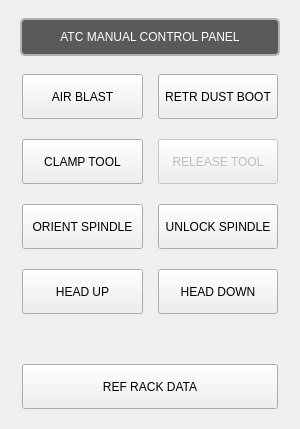
<?xml version="1.0" encoding="UTF-8"?>
<ui version="4.0">
 <class>USER_ATC_BUTTONS</class>
 <widget class="QWidget" name="USER_ATC_BUTTONS">
  <property name="geometry">
   <rect>
    <x>0</x>
    <y>0</y>
    <width>300</width>
    <height>429</height>
   </rect>
  </property>
  <property name="sizePolicy">
   <sizepolicy hsizetype="Preferred" vsizetype="Preferred">
    <horstretch>0</horstretch>
    <verstretch>0</verstretch>
   </sizepolicy>
  </property>
  <property name="windowTitle">
   <string>User Atc Buttons</string>
  </property>
  <property name="layoutDirection">
   <enum>Qt::LeftToRight</enum>
  </property>
  <layout class="QVBoxLayout" name="verticalLayout">
   <property name="spacing">
    <number>0</number>
   </property>
   <property name="leftMargin">
    <number>0</number>
   </property>
   <property name="topMargin">
    <number>0</number>
   </property>
   <property name="rightMargin">
    <number>0</number>
   </property>
   <property name="bottomMargin">
    <number>0</number>
   </property>
   <item>
    <widget class="QFrame" name="frame_64">
     <property name="sizePolicy">
      <sizepolicy hsizetype="Preferred" vsizetype="Preferred">
       <horstretch>0</horstretch>
       <verstretch>0</verstretch>
      </sizepolicy>
     </property>
     <property name="maximumSize">
      <size>
       <width>300</width>
       <height>16777215</height>
      </size>
     </property>
     <property name="styleSheet">
      <string notr="true"/>
     </property>
     <layout class="QVBoxLayout" name="verticalLayout_66">
      <property name="spacing">
       <number>16</number>
      </property>
      <property name="leftMargin">
       <number>20</number>
      </property>
      <property name="topMargin">
       <number>18</number>
      </property>
      <property name="rightMargin">
       <number>20</number>
      </property>
      <property name="bottomMargin">
       <number>18</number>
      </property>
      <item>
       <widget class="QLabel" name="work_column_header_8">
        <property name="enabled">
         <bool>true</bool>
        </property>
        <property name="sizePolicy">
         <sizepolicy hsizetype="Preferred" vsizetype="Fixed">
          <horstretch>0</horstretch>
          <verstretch>0</verstretch>
         </sizepolicy>
        </property>
        <property name="minimumSize">
         <size>
          <width>0</width>
          <height>38</height>
         </size>
        </property>
        <property name="maximumSize">
         <size>
          <width>16777215</width>
          <height>38</height>
         </size>
        </property>
        <property name="styleSheet">
         <string notr="true">QLabel{
    border-style: solid;
    border-color: rgb(176, 179, 172);
    border-width: 2px;
    border-radius: 5px;
    color: white;
    background: rgb(90, 90, 90);
	font: 16pt &quot;Probe Basic Bebas Mono&quot;;
}</string>
        </property>
        <property name="frameShape">
         <enum>QFrame::NoFrame</enum>
        </property>
        <property name="text">
         <string>ATC MANUAL CONTROL PANEL</string>
        </property>
        <property name="alignment">
         <set>Qt::AlignCenter</set>
        </property>
        <property name="wordWrap">
         <bool>true</bool>
        </property>
        <property name="indent">
         <number>0</number>
        </property>
       </widget>
      </item>
      <item>
       <layout class="QHBoxLayout" name="horizontalLayout_119" stretch="0,0">
        <property name="spacing">
         <number>15</number>
        </property>
        <property name="leftMargin">
         <number>2</number>
        </property>
        <property name="topMargin">
         <number>2</number>
        </property>
        <property name="rightMargin">
         <number>2</number>
        </property>
        <property name="bottomMargin">
         <number>2</number>
        </property>
        <item>
         <widget class="MDIButton" name="reference_carousel_3">
          <property name="sizePolicy">
           <sizepolicy hsizetype="Preferred" vsizetype="Fixed">
            <horstretch>1</horstretch>
            <verstretch>0</verstretch>
           </sizepolicy>
          </property>
          <property name="minimumSize">
           <size>
            <width>120</width>
            <height>45</height>
           </size>
          </property>
          <property name="maximumSize">
           <size>
            <width>16777215</width>
            <height>45</height>
           </size>
          </property>
          <property name="focusPolicy">
           <enum>Qt::NoFocus</enum>
          </property>
          <property name="toolTip">
           <string>M13 User Defined Macro Call from Subroutine Folder</string>
          </property>
          <property name="styleSheet">
           <string notr="true">MDIButton {
    font: 15pt &quot;Probe Basic Bebas Mono&quot;;
}</string>
          </property>
          <property name="text">
           <string>AIR BLAST</string>
          </property>
          <property name="iconSize">
           <size>
            <width>20</width>
            <height>20</height>
           </size>
          </property>
          <property name="MDICommand" stdset="0">
           <string>M13</string>
          </property>
         </widget>
        </item>
        <item>
         <widget class="MDIButton" name="reference_carousel_4">
          <property name="sizePolicy">
           <sizepolicy hsizetype="Preferred" vsizetype="Fixed">
            <horstretch>1</horstretch>
            <verstretch>0</verstretch>
           </sizepolicy>
          </property>
          <property name="minimumSize">
           <size>
            <width>120</width>
            <height>45</height>
           </size>
          </property>
          <property name="maximumSize">
           <size>
            <width>16777215</width>
            <height>45</height>
           </size>
          </property>
          <property name="focusPolicy">
           <enum>Qt::NoFocus</enum>
          </property>
          <property name="toolTip">
           <string>M13 User Defined Macro Call from Subroutine Folder</string>
          </property>
          <property name="styleSheet">
           <string notr="true">MDIButton {
    font: 15pt &quot;Probe Basic Bebas Mono&quot;;
}</string>
          </property>
          <property name="text">
           <string>RETR DUST BOOT</string>
          </property>
          <property name="iconSize">
           <size>
            <width>20</width>
            <height>20</height>
           </size>
          </property>
          <property name="MDICommand" stdset="0">
           <string>M13</string>
          </property>
         </widget>
        </item>
       </layout>
      </item>
      <item>
       <layout class="QHBoxLayout" name="horizontalLayout_117" stretch="0,0">
        <property name="spacing">
         <number>15</number>
        </property>
        <property name="leftMargin">
         <number>2</number>
        </property>
        <property name="topMargin">
         <number>2</number>
        </property>
        <property name="rightMargin">
         <number>2</number>
        </property>
        <property name="bottomMargin">
         <number>2</number>
        </property>
        <item>
         <widget class="SubCallButton" name="clamp_tool_button">
          <property name="sizePolicy">
           <sizepolicy hsizetype="Preferred" vsizetype="Fixed">
            <horstretch>1</horstretch>
            <verstretch>0</verstretch>
           </sizepolicy>
          </property>
          <property name="minimumSize">
           <size>
            <width>120</width>
            <height>45</height>
           </size>
          </property>
          <property name="maximumSize">
           <size>
            <width>16777215</width>
            <height>45</height>
           </size>
          </property>
          <property name="styleSheet">
           <string notr="true">SubCallButton {
    color: white;
    border-color: black;
    border-style: solid;
    border-radius: 5px;
    border-width: 2px;
    background: qlineargradient(spread:pad, x1:0, y1:1, x2:0, y2:0, stop:0 rgba(213, 218, 216, 255), stop:0.169312 rgba(82, 82, 83, 255), stop:0.328042 rgba(72, 70, 73, 255), stop:0.492063 rgba(78, 77, 79, 255), stop:0.703704 rgba(72, 70, 73, 255), stop:0.86 rgba(82, 82, 83, 255), stop:1 rgba(213, 218, 216, 255));
    font-family: &quot;Probe Basic Bebas Mono&quot;;
    font-size: 15pt;
}

SubCallButton:disabled {
    border-color: gray;
}

SubCallButton:hover {
    background:  qlineargradient(x1: 0, y1: 0, x2: 0, y2: 1, stop: 0 #A19E9E, stop: 1.0 #5C5959);
}

SubCallButton:pressed {
    background:  qlineargradient(spread:pad, x1:0, y1:0, x2:0, y2:1, stop:0 rgba(85, 85, 238, 255), stop:0.544974 rgba(90, 91, 239, 255), stop:1 rgba(126, 135, 243, 255));
}
</string>
          </property>
          <property name="text">
           <string>CLAMP TOOL</string>
          </property>
          <property name="filename" stdset="0">
           <string>clamptool.ngc</string>
          </property>
         </widget>
        </item>
        <item>
         <widget class="SubCallButton" name="release_tool_button">
          <property name="enabled">
           <bool>false</bool>
          </property>
          <property name="sizePolicy">
           <sizepolicy hsizetype="Preferred" vsizetype="Fixed">
            <horstretch>1</horstretch>
            <verstretch>0</verstretch>
           </sizepolicy>
          </property>
          <property name="minimumSize">
           <size>
            <width>120</width>
            <height>45</height>
           </size>
          </property>
          <property name="maximumSize">
           <size>
            <width>16777215</width>
            <height>45</height>
           </size>
          </property>
          <property name="styleSheet">
           <string notr="true">SubCallButton {
    color: white;
    border-color: black;
    border-style: solid;
    border-radius: 5px;
    border-width: 2px;
    background: qlineargradient(spread:pad, x1:0, y1:1, x2:0, y2:0, stop:0 rgba(213, 218, 216, 255), stop:0.169312 rgba(82, 82, 83, 255), stop:0.328042 rgba(72, 70, 73, 255), stop:0.492063 rgba(78, 77, 79, 255), stop:0.703704 rgba(72, 70, 73, 255), stop:0.86 rgba(82, 82, 83, 255), stop:1 rgba(213, 218, 216, 255));
    font-family: &quot;Probe Basic Bebas Mono&quot;;
    font-size: 15pt;
}

SubCallButton:disabled {
    border-color: gray;
}

SubCallButton:hover {
    background:  qlineargradient(x1: 0, y1: 0, x2: 0, y2: 1, stop: 0 #A19E9E, stop: 1.0 #5C5959);
}

SubCallButton:pressed {
    background:  qlineargradient(spread:pad, x1:0, y1:0, x2:0, y2:1, stop:0 rgba(85, 85, 238, 255), stop:0.544974 rgba(90, 91, 239, 255), stop:1 rgba(126, 135, 243, 255));
}
</string>
          </property>
          <property name="text">
           <string>RELEASE TOOL</string>
          </property>
          <property name="rules" stdset="0">
           <string>[{&quot;name&quot;: &quot;spindle safety&quot;, &quot;property&quot;: &quot;Enable&quot;, &quot;expression&quot;: &quot;not ch[0]&quot;, &quot;channels&quot;: [{&quot;url&quot;: &quot;status:spindle.0.enabled&quot;, &quot;trigger&quot;: true}]}]</string>
          </property>
          <property name="filename" stdset="0">
           <string>unclamptool.ngc</string>
          </property>
         </widget>
        </item>
       </layout>
      </item>
      <item>
       <layout class="QHBoxLayout" name="horizontalLayout_152" stretch="0,0">
        <property name="spacing">
         <number>15</number>
        </property>
        <property name="leftMargin">
         <number>2</number>
        </property>
        <property name="topMargin">
         <number>2</number>
        </property>
        <property name="rightMargin">
         <number>2</number>
        </property>
        <property name="bottomMargin">
         <number>2</number>
        </property>
        <item>
         <widget class="SubCallButton" name="spindle_orientation">
          <property name="sizePolicy">
           <sizepolicy hsizetype="Preferred" vsizetype="Fixed">
            <horstretch>1</horstretch>
            <verstretch>0</verstretch>
           </sizepolicy>
          </property>
          <property name="minimumSize">
           <size>
            <width>120</width>
            <height>45</height>
           </size>
          </property>
          <property name="maximumSize">
           <size>
            <width>16777215</width>
            <height>45</height>
           </size>
          </property>
          <property name="styleSheet">
           <string notr="true">SubCallButton {
    color: white;
    border-color: black;
    border-style: solid;
    border-radius: 5px;
    border-width: 2px;
    background: qlineargradient(spread:pad, x1:0, y1:1, x2:0, y2:0, stop:0 rgba(213, 218, 216, 255), stop:0.169312 rgba(82, 82, 83, 255), stop:0.328042 rgba(72, 70, 73, 255), stop:0.492063 rgba(78, 77, 79, 255), stop:0.703704 rgba(72, 70, 73, 255), stop:0.86 rgba(82, 82, 83, 255), stop:1 rgba(213, 218, 216, 255));
    font-family: &quot;Probe Basic Bebas Mono&quot;;
    font-size: 15pt;
}

SubCallButton:disabled {
    border-color: gray;
}

SubCallButton:hover {
    background:  qlineargradient(x1: 0, y1: 0, x2: 0, y2: 1, stop: 0 #A19E9E, stop: 1.0 #5C5959);
}

SubCallButton:pressed {
    background:  qlineargradient(spread:pad, x1:0, y1:0, x2:0, y2:1, stop:0 rgba(85, 85, 238, 255), stop:0.544974 rgba(90, 91, 239, 255), stop:1 rgba(126, 135, 243, 255));
}
</string>
          </property>
          <property name="text">
           <string>ORIENT SPINDLE</string>
          </property>
          <property name="checkable">
           <bool>true</bool>
          </property>
          <property name="filename" stdset="0">
           <string>orientspindle.ngc</string>
          </property>
         </widget>
        </item>
        <item>
         <widget class="MDIButton" name="unlock_spindle">
          <property name="sizePolicy">
           <sizepolicy hsizetype="Preferred" vsizetype="Fixed">
            <horstretch>1</horstretch>
            <verstretch>0</verstretch>
           </sizepolicy>
          </property>
          <property name="minimumSize">
           <size>
            <width>120</width>
            <height>45</height>
           </size>
          </property>
          <property name="maximumSize">
           <size>
            <width>16777215</width>
            <height>45</height>
           </size>
          </property>
          <property name="focusPolicy">
           <enum>Qt::NoFocus</enum>
          </property>
          <property name="toolTip">
           <string>M112 User Defined Macro Call from Subroutine Folder</string>
          </property>
          <property name="layoutDirection">
           <enum>Qt::RightToLeft</enum>
          </property>
          <property name="styleSheet">
           <string notr="true">MDIButton {
    font: 15pt &quot;Probe Basic Bebas Mono&quot;;
}</string>
          </property>
          <property name="text">
           <string>UNLOCK SPINDLE</string>
          </property>
          <property name="iconSize">
           <size>
            <width>20</width>
            <height>20</height>
           </size>
          </property>
          <property name="MDICommand" stdset="0">
           <string>M5</string>
          </property>
         </widget>
        </item>
       </layout>
      </item>
      <item>
       <layout class="QHBoxLayout" name="horizontalLayout_174" stretch="0,0">
        <property name="spacing">
         <number>15</number>
        </property>
        <property name="leftMargin">
         <number>2</number>
        </property>
        <property name="topMargin">
         <number>2</number>
        </property>
        <property name="rightMargin">
         <number>2</number>
        </property>
        <property name="bottomMargin">
         <number>2</number>
        </property>
        <item>
         <widget class="SubCallButton" name="move_head_above_carousel_button">
          <property name="sizePolicy">
           <sizepolicy hsizetype="Preferred" vsizetype="Fixed">
            <horstretch>1</horstretch>
            <verstretch>0</verstretch>
           </sizepolicy>
          </property>
          <property name="minimumSize">
           <size>
            <width>120</width>
            <height>45</height>
           </size>
          </property>
          <property name="maximumSize">
           <size>
            <width>16777215</width>
            <height>45</height>
           </size>
          </property>
          <property name="styleSheet">
           <string notr="true">SubCallButton {
    color: white;
    border-color: black;
    border-style: solid;
    border-radius: 5px;
    border-width: 2px;
    background: qlineargradient(spread:pad, x1:0, y1:1, x2:0, y2:0, stop:0 rgba(213, 218, 216, 255), stop:0.169312 rgba(82, 82, 83, 255), stop:0.328042 rgba(72, 70, 73, 255), stop:0.492063 rgba(78, 77, 79, 255), stop:0.703704 rgba(72, 70, 73, 255), stop:0.86 rgba(82, 82, 83, 255), stop:1 rgba(213, 218, 216, 255));
    font-family: &quot;Probe Basic Bebas Mono&quot;;
    font-size: 15pt;
}

SubCallButton:disabled {
    border-color: gray;
}

SubCallButton:hover {
    background:  qlineargradient(x1: 0, y1: 0, x2: 0, y2: 1, stop: 0 #A19E9E, stop: 1.0 #5C5959);
}

SubCallButton:pressed {
    background:  qlineargradient(spread:pad, x1:0, y1:0, x2:0, y2:1, stop:0 rgba(85, 85, 238, 255), stop:0.544974 rgba(90, 91, 239, 255), stop:1 rgba(126, 135, 243, 255));
}
</string>
          </property>
          <property name="text">
           <string>HEAD UP</string>
          </property>
          <property name="filename" stdset="0">
           <string>move_head_above_carousel.ngc</string>
          </property>
         </widget>
        </item>
        <item>
         <widget class="SubCallButton" name="move_tool_to_carousel_height_button">
          <property name="sizePolicy">
           <sizepolicy hsizetype="Preferred" vsizetype="Fixed">
            <horstretch>1</horstretch>
            <verstretch>0</verstretch>
           </sizepolicy>
          </property>
          <property name="minimumSize">
           <size>
            <width>120</width>
            <height>45</height>
           </size>
          </property>
          <property name="maximumSize">
           <size>
            <width>16777215</width>
            <height>45</height>
           </size>
          </property>
          <property name="styleSheet">
           <string notr="true">SubCallButton {
    color: white;
    border-color: black;
    border-style: solid;
    border-radius: 5px;
    border-width: 2px;
    background: qlineargradient(spread:pad, x1:0, y1:1, x2:0, y2:0, stop:0 rgba(213, 218, 216, 255), stop:0.169312 rgba(82, 82, 83, 255), stop:0.328042 rgba(72, 70, 73, 255), stop:0.492063 rgba(78, 77, 79, 255), stop:0.703704 rgba(72, 70, 73, 255), stop:0.86 rgba(82, 82, 83, 255), stop:1 rgba(213, 218, 216, 255));
    font-family: &quot;Probe Basic Bebas Mono&quot;;
    font-size: 15pt;
}

SubCallButton:disabled {
    border-color: gray;
}

SubCallButton:hover {
    background:  qlineargradient(x1: 0, y1: 0, x2: 0, y2: 1, stop: 0 #A19E9E, stop: 1.0 #5C5959);
}

SubCallButton:pressed {
    background:  qlineargradient(spread:pad, x1:0, y1:0, x2:0, y2:1, stop:0 rgba(85, 85, 238, 255), stop:0.544974 rgba(90, 91, 239, 255), stop:1 rgba(126, 135, 243, 255));
}
</string>
          </property>
          <property name="text">
           <string>HEAD DOWN</string>
          </property>
          <property name="filename" stdset="0">
           <string>move_tool_to_carousel_height.ngc</string>
          </property>
         </widget>
        </item>
       </layout>
      </item>
      <item>
       <widget class="QWidget" name="widget_10" native="true"/>
      </item>
      <item>
       <layout class="QHBoxLayout" name="horizontalLayout_159">
        <property name="spacing">
         <number>15</number>
        </property>
        <property name="leftMargin">
         <number>2</number>
        </property>
        <property name="topMargin">
         <number>2</number>
        </property>
        <property name="rightMargin">
         <number>2</number>
        </property>
        <property name="bottomMargin">
         <number>2</number>
        </property>
        <item>
         <widget class="MDIButton" name="reference_carousel_2">
          <property name="sizePolicy">
           <sizepolicy hsizetype="Preferred" vsizetype="Fixed">
            <horstretch>1</horstretch>
            <verstretch>0</verstretch>
           </sizepolicy>
          </property>
          <property name="minimumSize">
           <size>
            <width>125</width>
            <height>45</height>
           </size>
          </property>
          <property name="maximumSize">
           <size>
            <width>16777215</width>
            <height>45</height>
           </size>
          </property>
          <property name="focusPolicy">
           <enum>Qt::NoFocus</enum>
          </property>
          <property name="toolTip">
           <string>M13 User Defined Macro Call from Subroutine Folder</string>
          </property>
          <property name="styleSheet">
           <string notr="true">MDIButton {
    font: 15pt &quot;Probe Basic Bebas Mono&quot;;
}</string>
          </property>
          <property name="text">
           <string>REF RACK DATA</string>
          </property>
          <property name="iconSize">
           <size>
            <width>20</width>
            <height>20</height>
           </size>
          </property>
          <property name="MDICommand" stdset="0">
           <string>M13</string>
          </property>
         </widget>
        </item>
       </layout>
      </item>
     </layout>
    </widget>
   </item>
  </layout>
 </widget>
 <customwidgets>
  <customwidget>
   <class>SubCallButton</class>
   <extends>QPushButton</extends>
   <header>qtpyvcp.widgets.button_widgets.subcall_button</header>
  </customwidget>
  <customwidget>
   <class>MDIButton</class>
   <extends>QPushButton</extends>
   <header>qtpyvcp.widgets.button_widgets.mdi_button</header>
  </customwidget>
 </customwidgets>
 <resources/>
 <connections/>
</ui>
